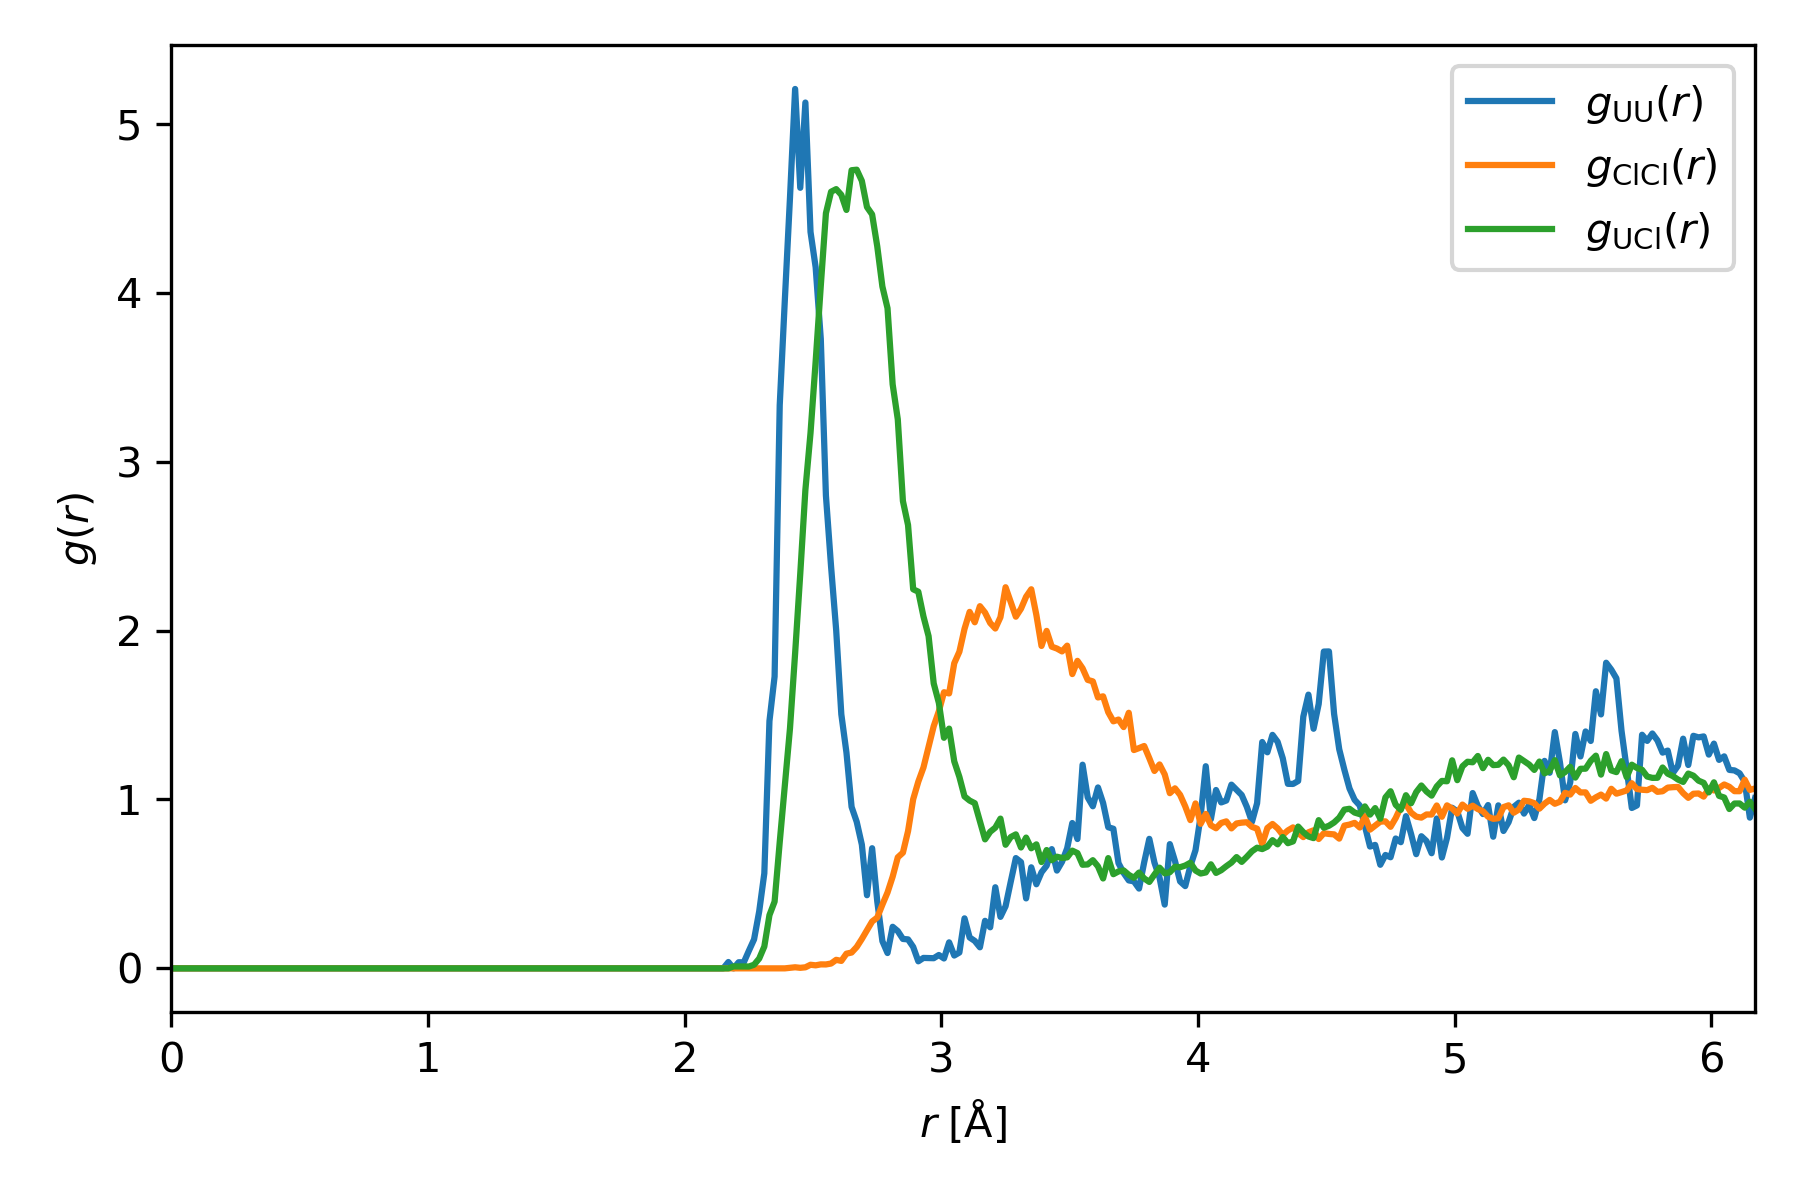

Write Python code to recreate this figure.
#!/usr/bin/env python3
"""
Compute g(r) for U–U, Cl–Cl and U–Cl from a CP2K XYZ trajectory.

Usage
-----
python rdf_ucl3.py trajectory.xyz 12.38
"""

import sys
import numpy as np
import matplotlib.pyplot as plt
from collections import defaultdict

# ------------- user-tunable parameters ------------- #
DR          = 0.02      # Å, radial bin width
START_SKIPS = 100      # discard this many initial frames
STRIDE      = 1         # analyse every STRIDE-th frame afterwards
R_MAX       = None      # if None → 0.5*box_length
# --------------------------------------------------- #

# ---------- minimalist I/O ---------- #
def read_xyz(path):
    """Yield (symbols[N], coords[N,3]) from an XYZ trajectory."""
    with open(path) as fh:
        while True:
            headline = fh.readline()
            if not headline:
                break
            n = int(headline)
            fh.readline()                       # comment line
            s, xyz = [], []
            for _ in range(n):
                sym, *nums = fh.readline().split()
                s.append(sym)
                xyz.append([float(x) for x in nums])
            yield np.array(s), np.array(xyz, float)

def minimum_image(vecs, box_len):
    return vecs - box_len * np.rint(vecs / box_len)

# ---------- RDF driver ---------- #
def accumulate_histograms(traj_iter, box_len, dr, r_max,
                          start_skips, stride):
    r_max  = r_max or box_len * 0.5
    nbins  = int(np.floor(r_max / dr))
    volume = box_len ** 3
    shell_vol = 4*np.pi/3 * (
        (np.arange(1, nbins+1) * dr)**3 -
        (np.arange(nbins)     * dr)**3
    )
    hists   = {k: np.zeros(nbins) for k in ("UU", "ClCl", "UCl")}
    nframes = defaultdict(int)

    # Will be filled when the first analysed frame is met
    n_u = n_cl = None

    for fidx, (sym, pos) in enumerate(traj_iter):
        if fidx < start_skips or (fidx - start_skips) % stride:
            continue

        idx_u  = np.where(sym == "U")[0]
        idx_cl = np.where(sym == "Cl")[0]

        if n_u is None:
            n_u, n_cl = len(idx_u), len(idx_cl)

        species_pairs = {
            "UU"  : (idx_u.copy(),  idx_u.copy(),  True),
            "ClCl": (idx_cl.copy(), idx_cl.copy(), True),
            "UCl" : (idx_u.copy(),  idx_cl.copy(), False),
        }

        for tag, (iset, jset, identical) in species_pairs.items():
            if identical:
                for i in iset:
                    js = jset[jset > i]        # avoid double counts
                    vecs = minimum_image(pos[js] - pos[i], box_len)
                    d = np.linalg.norm(vecs, axis=1)
                    bins = (d // dr).astype(int)
                    np.add.at(hists[tag], bins[bins < nbins], 1)
            else:                               # U–Cl: full cartesian product
                vecs = minimum_image(
                    pos[np.ix_(jset)] - pos[iset][:, None], box_len
                ).reshape(-1, 3)
                d = np.linalg.norm(vecs, axis=1)
                bins = (d // dr).astype(int)
                np.add.at(hists[tag], bins[bins < nbins], 1)

            nframes[tag] += 1

    if n_u is None:     # nothing analysed
        raise RuntimeError(
            "No frame left after START_SKIPS / STRIDE. "
            "Reduce START_SKIPS or check the trajectory length."
        )

    # --- normalisation --- #
    g = {}
    npairs = {
        "UU"  : n_u * (n_u - 1) / 2,
        "ClCl": n_cl * (n_cl - 1) / 2,
        "UCl" : n_u * n_cl,
    }
    for tag, hist in hists.items():
        norm = npairs[tag] * nframes[tag] * shell_vol / volume
        g[tag] = hist / norm

    r = (np.arange(nbins) + 0.5) * dr
    return r, g

# ---------- main ---------- #
if __name__ == "__main__":
    if len(sys.argv) < 3:
        sys.exit("usage: python rdf_ucl3.py traj.xyz box_length_Å")

    traj_path, Lbox = sys.argv[1], float(sys.argv[2])

    r, g = accumulate_histograms(
        read_xyz(traj_path),
        Lbox,
        DR,
        R_MAX,
        START_SKIPS,
        STRIDE,
    )

    plt.figure(figsize=(6, 4))
    plt.plot(r, g["UU"],   label=r"$g_{\mathrm{UU}}(r)$")
    plt.plot(r, g["ClCl"], label=r"$g_{\mathrm{ClCl}}(r)$")
    plt.plot(r, g["UCl"],  label=r"$g_{\mathrm{UCl}}(r)$")
    plt.xlim(0, r[-1])
    plt.xlabel(r"$r\;[\mathrm{\AA}]$")
    plt.ylabel(r"$g(r)$")
    plt.legend()
    plt.tight_layout()
    plt.savefig("rdf_ucl3.png", dpi=300)
    plt.show()
